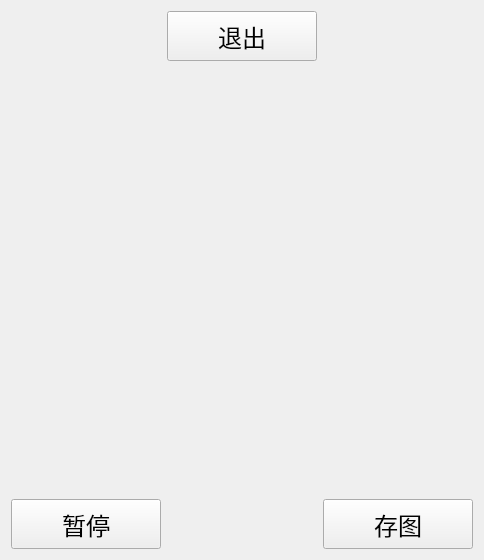
<?xml version="1.0" encoding="UTF-8"?>
<ui version="4.0">
 <class>CameraPreview2</class>
 <widget class="QWidget" name="CameraPreview2">
  <property name="geometry">
   <rect>
    <x>0</x>
    <y>0</y>
    <width>480</width>
    <height>560</height>
   </rect>
  </property>
  <property name="windowTitle">
   <string>Form</string>
  </property>
  <layout class="QGridLayout" name="gridLayout">
   <item row="0" column="1">
    <widget class="QPushButton" name="Quit">
     <property name="minimumSize">
      <size>
       <width>150</width>
       <height>50</height>
      </size>
     </property>
     <property name="font">
      <font>
       <pointsize>18</pointsize>
      </font>
     </property>
     <property name="text">
      <string>退出</string>
     </property>
    </widget>
   </item>
   <item row="1" column="0" colspan="3">
    <widget class="QLabel" name="label">
     <property name="minimumSize">
      <size>
       <width>400</width>
       <height>200</height>
      </size>
     </property>
     <property name="font">
      <font>
       <pointsize>24</pointsize>
      </font>
     </property>
     <property name="text">
      <string/>
     </property>
     <property name="alignment">
      <set>Qt::AlignCenter</set>
     </property>
    </widget>
   </item>
   <item row="2" column="0">
    <widget class="QPushButton" name="PreviewStatus">
     <property name="minimumSize">
      <size>
       <width>150</width>
       <height>50</height>
      </size>
     </property>
     <property name="font">
      <font>
       <pointsize>18</pointsize>
      </font>
     </property>
     <property name="text">
      <string>暂停</string>
     </property>
    </widget>
   </item>
   <item row="2" column="2">
    <widget class="QPushButton" name="Captrue">
     <property name="minimumSize">
      <size>
       <width>150</width>
       <height>50</height>
      </size>
     </property>
     <property name="font">
      <font>
       <pointsize>18</pointsize>
      </font>
     </property>
     <property name="text">
      <string>存图</string>
     </property>
    </widget>
   </item>
  </layout>
 </widget>
 <resources/>
 <connections/>
</ui>
